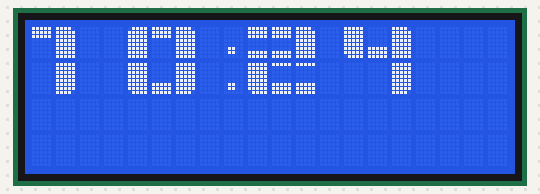
Bench run of a sketch on a simulated Arduino Uno, built with avr-gcc and run on an emulated ATmega328P. On the bench: 20×4 character LCD. Wiring (inferred from the names in the program): DS1307 clock at I2C address 0x68. The local clock reads 2024-03-15 10:24:30 at power-on unless the sketch sets it.

Above: at 0.1 s.
At 30.3 s:
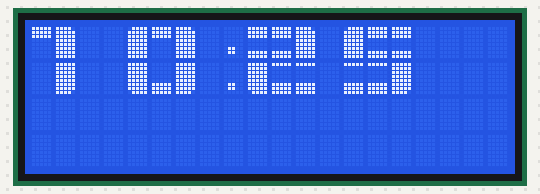
At 90.6 s:
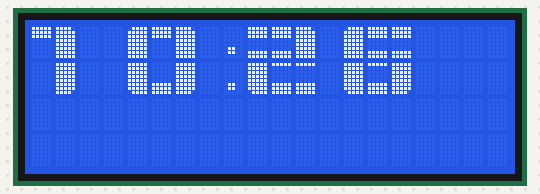

Measured:
- what the display in image 1 shows lasts 60.4 s, from 30.2 s to 90.6 s

The sketch:

LCD_TEST_BIG_01.ino
```cpp
#include <Arduino.h>

//Programa : Relogio com numeros customizados
//Autor : Arduino e Cia

#include <LiquidCrystal.h> //Biblioteca LCD

#include "Wire.h" //Biblioteca para uso do RTC DS1307

#define DS1307_ADDRESS 0x68

byte zero = 0x00;

LiquidCrystal lcd(7, 8, 9, 10, 11, 12);

int numero, minutoanterior1,minutoanterior2,horaanterior1,horaanterior2;
int x = 0;

//Arrays para criação dos segmentos e customização dos números
byte LT[8] =
{
  B01111,  B11111,  B11111,  B11111,  B11111,  B11111,  B11111,  B11111
};
byte UB[8] =
{
  B11111,  B11111,  B11111,  B00000,  B00000,  B00000,  B00000,  B00000
};
byte RT[8] =
{
  B11110,  B11111,  B11111,  B11111,  B11111,  B11111,  B11111,  B11111
};
byte LL[8] =
{
  B11111,  B11111,  B11111,  B11111,  B11111,  B11111,  B11111,  B01111
};
byte LB[8] =
{
  B00000,  B00000,  B00000,  B00000,  B00000,  B11111,  B11111,  B11111
};
byte LR[8] =
{
  B11111,  B11111,  B11111,  B11111,  B11111,  B11111,  B11111,  B11110
};
byte UMB[8] =
{
  B11111,  B11111,  B11111,  B00000,  B00000,  B00000,  B11111,  B11111
};
byte LMB[8] =
{
  B11111,  B00000,  B00000,  B00000,  B00000,  B11111,  B11111,  B11111
};

void setup()
{
  Wire.begin();
  //Associa cada segmento criado, a um número
  lcd.createChar(0,LT);
  lcd.createChar(1,UB);
  lcd.createChar(2,RT);
  lcd.createChar(3,LL);
  lcd.createChar(4,LB);
  lcd.createChar(5,LR);
  lcd.createChar(6,UMB);
  lcd.createChar(7,LMB);

  lcd.begin(20, 4); //Inicializa o LCD

  //A linha abaixo pode ser retirada apos setar a data e hora
  //SelecionaDataeHora();
}

void loop()
{
  lcd.setCursor(8,0);
  lcd.print(".");
  lcd.setCursor(8,1);
  lcd.print(".");
  //Chama rotina que extrai as informacoes do DS1307 e mostra no LCD
  Mostrarelogio();
  delay(1000);
}

void SelecionaDataeHora()   //Seta a data e a hora do DS1307
{
  byte segundos = 00; //Valores de 0 a 59
  byte minutos = 44; //Valores de 0 a 59
  byte horas = 22; //Valores de 0 a 23
  byte diadasemana = 1; //Valores de 0 a 6 - 0=Domgino, 1 = Segunda, etc.
  byte diadomes = 17; //Valores de 1 a 31
  byte mes = 4; //Valores de 1 a 12
  byte ano = 13; //Valores de 0 a 99
  Wire.beginTransmission(DS1307_ADDRESS);
  Wire.write(zero); //Stop no CI para que o mesmo possa receber os dados

  // As linhas abaixo escrevem no CI os valores de data e
  // hora que foram colocados nas variaveis acima
  Wire.write(ConverteParaBCD(segundos));
  Wire.write(ConverteParaBCD(minutos));
  Wire.write(ConverteParaBCD(horas));
  Wire.write(ConverteParaBCD(diadasemana));
  Wire.write(ConverteParaBCD(diadomes));
  Wire.write(ConverteParaBCD(mes));
  Wire.write(ConverteParaBCD(ano));
  Wire.write(zero); //Start no CI
  Wire.endTransmission();
}

byte ConverteParaBCD(byte val){ //Converte o número de decimal para BCD
  return ( (val/10*16) + (val%10) );
}

byte ConverteparaDecimal(byte val)  { //Converte de BCD para decimal
  return ( (val/16*10) + (val%16) );
}

void custom0()//Seleciona os segmentos para formar o numero 0
{
  lcd.setCursor(x, 0); //Seleciona a linha superior
  lcd.write((byte)0);  //Segmento 0 selecionado
  lcd.write(1);  //Segmento 1 selecionado
  lcd.write(2);
  lcd.setCursor(x, 1); //Seleciona a linha inferior
  lcd.write(3);
  lcd.write(4);
  lcd.write(5);
}

void custom1() //Seleciona os segmentos para formar o numero 1
{
  lcd.setCursor(x,0);
  lcd.write(1);
  lcd.write(2);
  lcd.setCursor(x+1,1);
  lcd.write(5);
}

void custom2() //Seleciona os segmentos para formar o numero 2
{
  lcd.setCursor(x,0);
  lcd.write(6);
  lcd.write(6);
  lcd.write(2);
  lcd.setCursor(x, 1);
  lcd.write(3);
  lcd.write(7);
  lcd.write(7);
}

void custom3()  //Seleciona os segmentos para formar o numero 3
{
  lcd.setCursor(x,0);
  lcd.write(6);
  lcd.write(6);
  lcd.write(2);
  lcd.setCursor(x, 1);
  lcd.write(7);
  lcd.write(7);
  lcd.write(5);
}

void custom4()  //Seleciona os segmentos para formar o numero 4
{
  lcd.setCursor(x,0);
  lcd.write(3);
  lcd.write(4);
  lcd.write(2);
  lcd.setCursor(x+2, 1);
  lcd.write(5);
}

void custom5()  //Seleciona os segmentos para formar o numero 5
{
  lcd.setCursor(x,0);
  lcd.write((byte)0);
  lcd.write(6);
  lcd.write(6);
  lcd.setCursor(x, 1);
  lcd.write(7);
  lcd.write(7);
  lcd.write(5);
}

void custom6()  //Seleciona os segmentos para formar o numero 6
{
  lcd.setCursor(x,0);
  lcd.write((byte)0);
  lcd.write(6);
  lcd.write(6);
  lcd.setCursor(x, 1);
  lcd.write(3);
  lcd.write(7);
  lcd.write(5);
}

void custom7() //Seleciona os segmentos para formar o numero 7
{
  lcd.setCursor(x,0);
  lcd.write(1);
  lcd.write(1);
  lcd.write(2);
  lcd.setCursor(x+1, 1);
  lcd.write((byte)0);
}

void custom8()  //Seleciona os segmentos para formar o numero 8
{
  lcd.setCursor(x,0);
  lcd.write((byte)0);
  lcd.write((byte)6);
  lcd.write(2);
  lcd.setCursor(x, 1);
  lcd.write(3);
  lcd.write(7);
  lcd.write(5);
}

void custom9()  //Seleciona os segmentos para formar o numero 9
{
  lcd.setCursor(x,0);
  lcd.write((byte)0);
  lcd.write((byte)6);
  lcd.write((byte)2);
  lcd.setCursor(x+2, 1);
  lcd.write((byte)5);
}

void Mostrarelogio()
{
  byte minut[2];
  String minutostring;
  String digitosegundos;
  char buf;
  Wire.beginTransmission(DS1307_ADDRESS);
  Wire.write(zero);
  Wire.endTransmission();
  Wire.requestFrom(DS1307_ADDRESS, 7);
  int segundos = ConverteparaDecimal(Wire.read());
  int minutos = ConverteparaDecimal(Wire.read());
  int horas = ConverteparaDecimal(Wire.read() & 0b111111);
  int diadasemana = ConverteparaDecimal(Wire.read());
  int diadomes = ConverteparaDecimal(Wire.read());
  int mes = ConverteparaDecimal(Wire.read());
  int ano = ConverteparaDecimal(Wire.read());

  x = 0;
  numero = horas/10;

  //Condicional para evitar sobreposição de caracteres
  if (horaanterior1 != minutos %10)
  {
    lcd.setCursor(0,0);
    lcd.print("   ");
    lcd.setCursor(0,1);
    lcd.print("   ");
    horaanterior1 = minutos %10;
  }

  //Chama rotina que mostra o numero customizado na tela
  mostranumero();

  x = 4;
  numero = horas % 10;
  if (horaanterior2 != minutos %10)
  {
    lcd.setCursor(4,0);
    lcd.print("   ");
    lcd.setCursor(4,1);
    lcd.print("   ");
    horaanterior2 = minutos %10;
  }
  mostranumero();

  x = 9;
  numero = minutos/10;

  if (minutoanterior1 != minutos %10)
  {
    lcd.setCursor(9,0);
    lcd.print("   ");
    lcd.setCursor(9,1);
    lcd.print("   ");
    minutoanterior1 = minutos %10;
  }
  mostranumero();

  x = 13;
  numero = minutos % 10;
  if (minutoanterior2 != minutos %10)
  {
    lcd.setCursor(13,0);
    lcd.print("   ");
    lcd.setCursor(13,1);
    lcd.print("   ");
    minutoanterior2 = minutos %10;
  }
  mostranumero();
}

void mostranumero() //Mostra o numero na posicao definida por "X"
{
  switch(numero)
    {
      case 0:custom0();
      break;
      case 1:custom1();
      break;
      case 2:custom2();
      break;
      case 3:custom3();
      break;
      case 4:custom4();
      break;
      case 5:custom5();
      break;
      case 6:custom6();
      break;
      case 7:custom7();
      break;
      case 8:custom8();
      break;
      case 9:custom9();
      break;
    }
}
```
